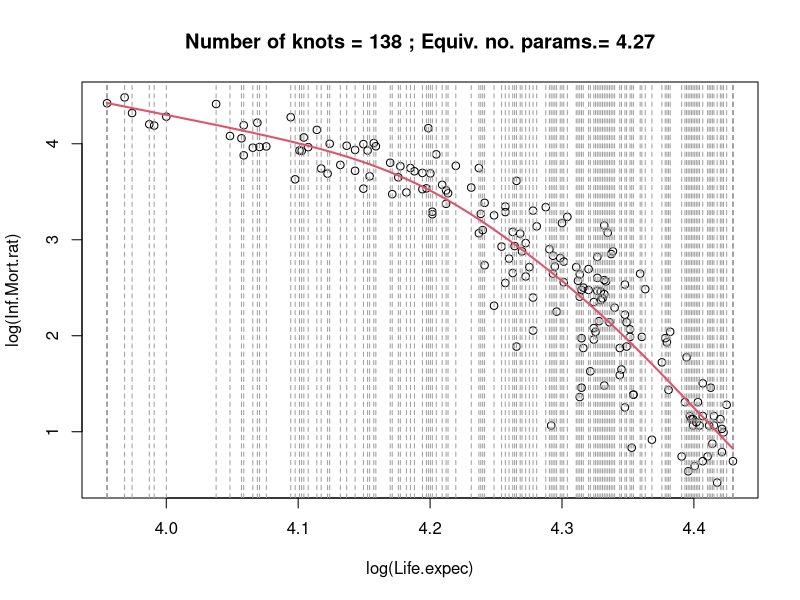
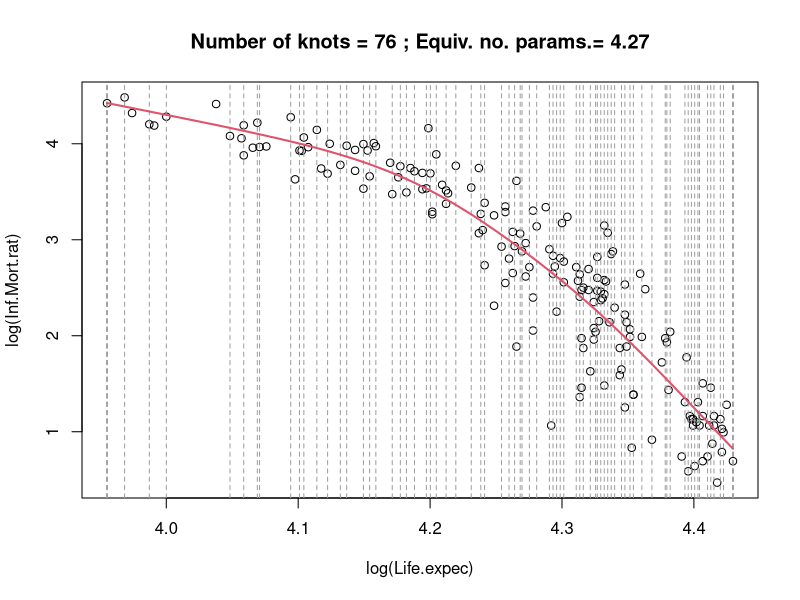
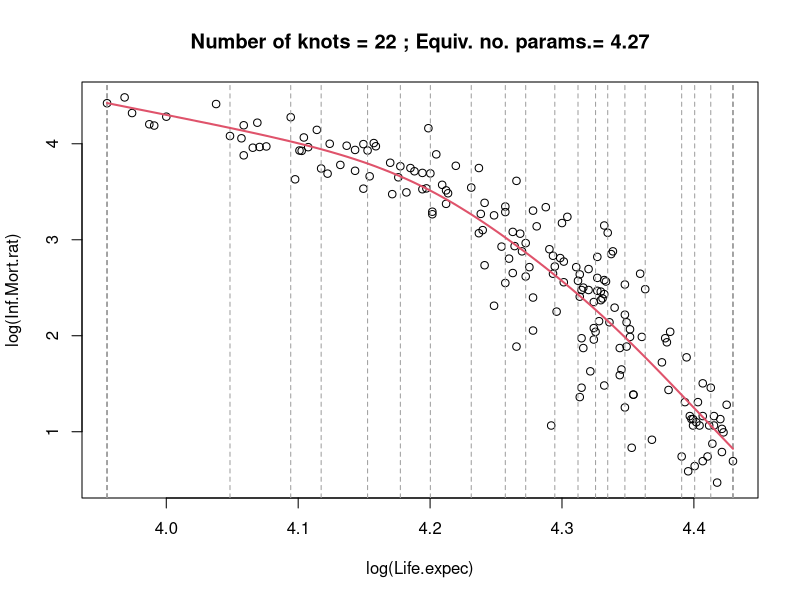
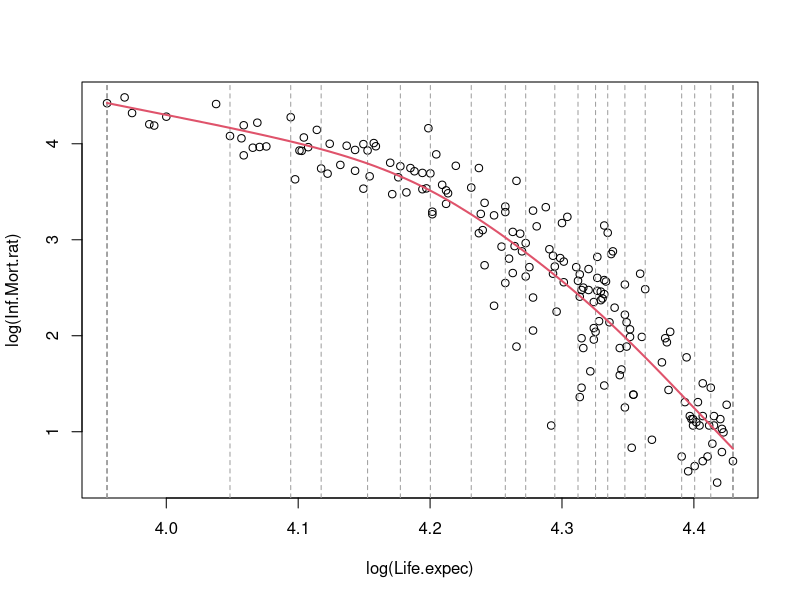
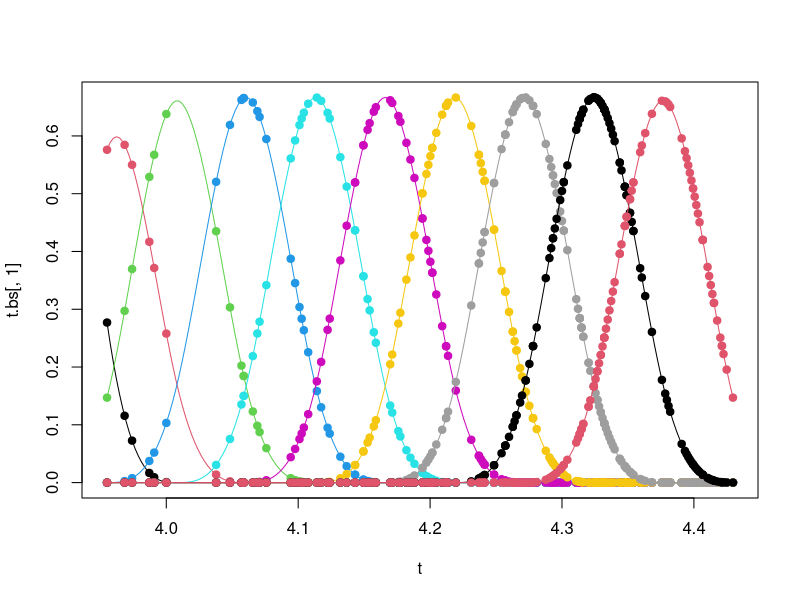
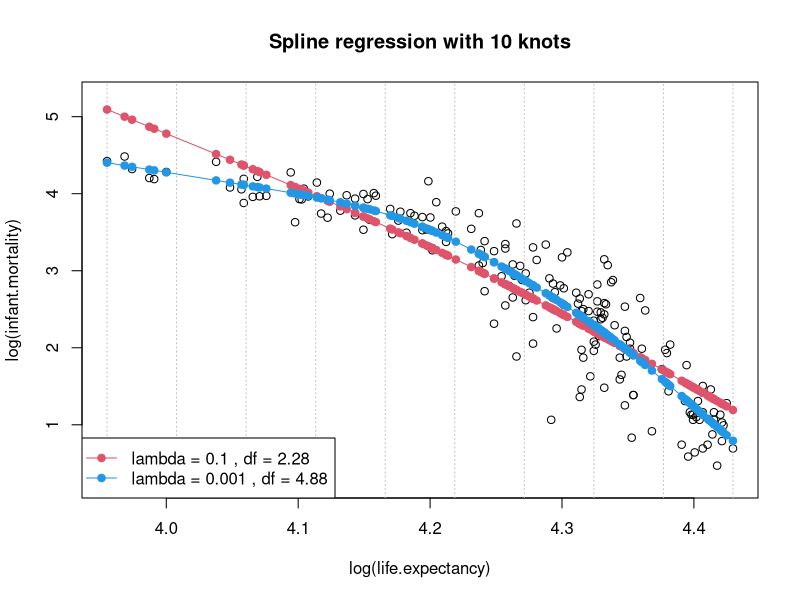

R code for these plots, in order:
## ---- chunk 1
knitr::opts_chunk$set(echo = TRUE)
## ---- chunk 2
countries<-read.csv2(file="HDI.2017.subset.csv",row.names = 1)
attach(countries)
head(countries)
names(countries)
# [1] "country_name"   "Life.expec"     "Life.expec.f"  
# [4] "Life.expec.m"   "le.fm"          "Inf.Mort.rat"  
# [7] "Agric.employ.."     
## ---- chunk 3
sm.sp.1 <- smooth.spline(x = log(Life.expec), y = log(Inf.Mort.rat), 
                         cv = FALSE, all.knots = TRUE)
sm.sp.1
plot(x = log(Life.expec), y = log(Inf.Mort.rat),
     main=paste("Number of knots =",sm.sp.1$fit$nk,
                "; Equiv. no. params.=",round(sm.sp.1$df,2)))
abline(v=sm.sp.1$fit$min+sm.sp.1$fit$knot*sm.sp.1$fit$range, col=8, lty=2)
lines(sm.sp.1,col=2,lwd=2)
## ---- chunk 4
sm.sp.2 <- smooth.spline(x = log(Life.expec), y = log(Inf.Mort.rat), 
                         cv = FALSE, all.knots = FALSE)
sm.sp.2
cat("\nrange(sm.sp.1$y-sm.sp.2$y):")
cat(range(sm.sp.1$y-sm.sp.2$y))

plot(x = log(Life.expec), y = log(Inf.Mort.rat),
     main=paste("Number of knots =",sm.sp.2$fit$nk,
                "; Equiv. no. params.=",round(sm.sp.2$df,2)))
abline(v=sm.sp.2$fit$min+sm.sp.2$fit$knot*sm.sp.2$fit$range, col=8, lty=2)
lines(sm.sp.2,col=2,lwd=2)
## ---- chunk 5
sm.sp.3 <- smooth.spline(x = log(Life.expec), y = log(Inf.Mort.rat), 
                         cv = FALSE, all.knots = FALSE, nknots = 20)
sm.sp.3

cat("\nrange(sm.sp.1$y-sm.sp.3$y):")
cat(range(sm.sp.1$y-sm.sp.3$y))

cat("\nrange(sm.sp.2$y-sm.sp.3$y):")
cat(range(sm.sp.2$y-sm.sp.3$y))

plot(x = log(Life.expec), y = log(Inf.Mort.rat),
     main=paste("Number of knots =",sm.sp.3$fit$nk,
                "; Equiv. no. params.=",round(sm.sp.3$df,2)))
abline(v=sm.sp.3$fit$min+sm.sp.3$fit$knot*sm.sp.3$fit$range, col=8, lty=2)
lines(sm.sp.3,col=2,lwd=2)
## ---- chunk 6
plot(x = log(Life.expec), y = log(Inf.Mort.rat))
abline(v=sm.sp.3$fit$min+sm.sp.3$fit$knot*sm.sp.3$fit$range, col=8, lty=2)
lines(sm.sp.1,col=2,lwd=2)
#lines(sm.sp.2,col=3,lwd=2)
#lines(sm.sp.3,col=4,lwd=2)
## ---- chunk 7
library(splines)
x <- lg.le <- log(sort(Life.expec)) # x
y <- lg.im <- log(Inf.Mort.rat)[order(Life.expec)] # y

t <- seq(min(x),max(x),length= 201)

n <- length(x)
k <- 10 # repeat later with k=40: the resuls are almost identical
my.knots <- seq(min(x),max(x),length=k)
# my.knots <- quantile(x,seq(0,1,length=k))
b.kn <- range(x)+c(-1,1)*.1*(diff(range(x)))
X.bs <- bs(x,knots=my.knots,Boundary.knots = b.kn)
t.bs <- predict(X.bs,t)
last.col <- dim(X.bs)[2]
X.bs <- X.bs[,-last.col]
t.bs <- t.bs[,-last.col]

plot(t,t.bs[,1],type="l",ylim=c(0,max(t.bs)))
points(x,X.bs[,1],pch=19,col=1)
for (j in 2:k){
  lines(t,t.bs[,j],col=j)
  points(x,X.bs[,j],pch=19,col=j)
}
## ---- chunk 8
dt <- t[2]-t[1]
t.bs.d2 <- diff(t.bs,diff=2)/dt^2
#t.bs.d2 <- splineDesign(my.knots, t,derivs=2+0*t,outer.ok = TRUE)

#ts.plot(t.bs.d2,col=1:k)
B.bs <- t(t.bs.d2) %*% t.bs.d2 * dt

lambda.1 <- .1
lambda.2 <- .001
#coef.bs <- solve(t(X.bs)%*%X.bs + lambda*B.bs)%*%t(X.bs)%*%y
#y.hat <- X.bs %*% coef.bs
H.1 <- X.bs %*% solve(t(X.bs)%*%X.bs + lambda.1*B.bs)%*%t(X.bs)
y.hat.1 <- H.1 %*% y
df.1 <- sum(diag(H.1))

H.2 <- X.bs %*% solve(t(X.bs)%*%X.bs + lambda.2*B.bs)%*%t(X.bs)
y.hat.2 <- H.2 %*% y
df.2 <- sum(diag(H.2))
## ---- chunk 9
plot(x,y,xlab="log(life.expectancy)",ylab="log(infant.mortality)",
     ylim=c(0.25,5.25))
title(paste("Spline regression with",k,"knots"))
abline(v=my.knots,col="grey",lty=3)
points(x,y.hat.1,pch=19,col=2)
lines(x,y.hat.1,col=2)
points(x,y.hat.2,pch=19,col=4)
lines(x,y.hat.2,col=4)
legend("bottomleft",
       legend=c(paste("lambda =",lambda.1,", df =",round(df.1,2)),
                paste("lambda =",lambda.2,", df =",round(df.2,2))),
       col=c(2,4),pch=19,lty=1)

